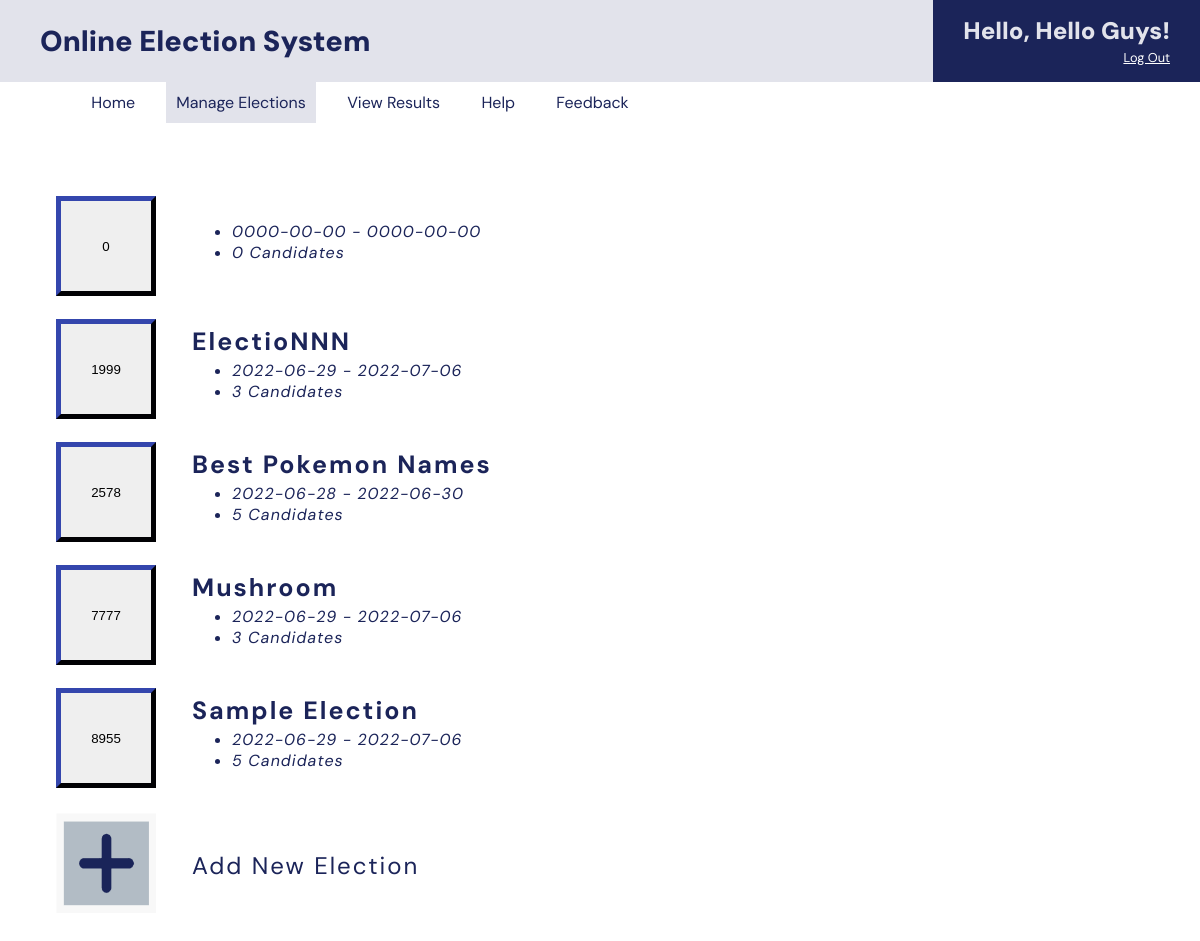
The page /includes/admin_manage_elections.php (signed in) on the database as committed earlier.
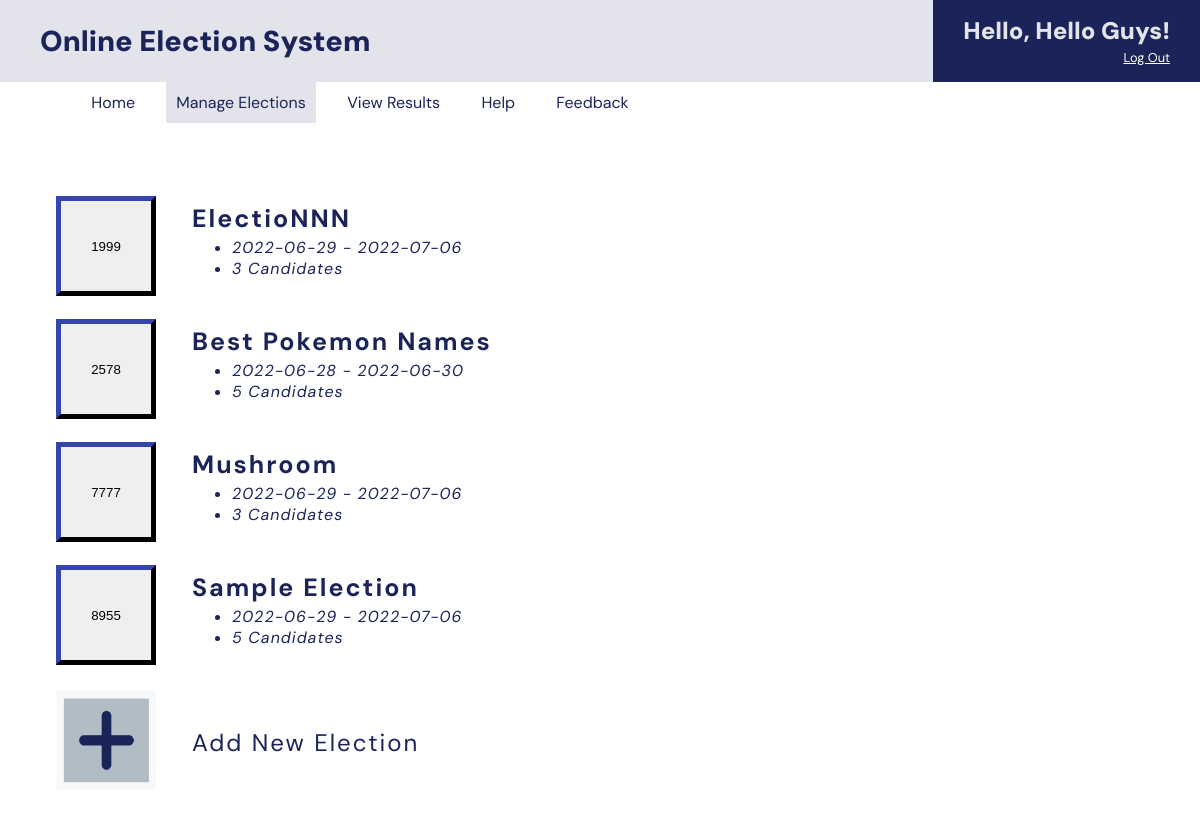
The same page on the database as committed later.
### tables this page shows
CREATE TABLE `elections_tbl` (
  `e_id` int(5) NOT NULL,
  `e_name` varchar(255) NOT NULL,
  `e_start` date NOT NULL,
  `e_end` date NOT NULL,
  `cand_count` int(1) NOT NULL,
  `e_owner` int(1) NOT NULL
);

### includes/admin_manage_elections.php (the view, shortened to what this page needs)
<?php
  include_once 'header.php';
	require_once 'dbh.inc.php';
  $access = $conn->prepare("select * from elections_tbl where e_owner = ?");
  $access->bind_param('i', $_SESSION['adminid']);
  $access->execute();
  $result = $access->get_result();
  $data = array();
  while ($row = $result->fetch_array()){
    $data[] = $row;
  }
?>
<form action="admin_manage_elections.php" method="post">
  <div class="template">
    <table>
      <?php foreach ($data as $row): ?>
        <tr>
          <td>
            <?php echo "<input value='" . $row['e_id'] . "'name='". $row['e_id'] . "'class='picture' type='submit' src='../img/addbtn.png' height='100' width='100'/>"; ?>
          </td>
          <td>
            <p class = "ename"><?php echo $row['e_name'];?></p>
            <ul class = "edesc">
                <li><?php echo $row['e_start'] . " - " . $row['e_end'];?></li>
                <li><?php echo $row['cand_count'] . " Candidates";?></li>
              </ul>
          </td>
      </tr>
      <?php endforeach ?>
    </div>
</form>
      <div class="template">
            <table>
              <tr>
                <td>
                  <a href="admin_new_election.php"><img class = "picture" type = "button" src="..\img\addbtn.png">
                </td>
                <td class="desc">
                  <p>Add New Election</p>
                </td>
              </tr>
          </div>

### includes/header.php (shortened to what this page needs)
<!DOCTYPE html>
<html lang="en">
<head>
    <link rel="stylesheet" href="../css/style.css?v=<?php echo time(); ?>">
</head>
<body id="entire">
       <div class="top">
           <div class="title">
               Online Election System
           </div>
           <div class="start">
                <?php
                if(isset($_SESSION['adminid'])) {
                    require_once 'dbh.inc.php';
                    $access = $conn->prepare("select concat('Hello, ', firstName,' ', lastName, '!') as 'name' from admin_tbl where id = ?");
                    $access->bind_param('i', $_SESSION['adminid']);
                    $access->execute();
                    $result = $access->get_result();
                    if ($result->num_rows > 0){
                        $data = $result -> fetch_assoc();
                        echo "<div class='greet'><p> ". $data['name']."</p><a href='log_out.php'class='log-out'>Log Out</a> </div>";
                    }
                } else if(isset($_SESSION['voterid'])){
                    require_once 'dbh.inc.php';
                    $access = $conn->prepare("select concat('Hello, ', firstName,' ', lastName, '!') as 'name' from voter_tbl where id = ?");
                    $access->bind_param('i', $_SESSION['voterid']);
                    $access->execute();
                    $result = $access->get_result();
                    if ($result->num_rows > 0){
                        $data = $result -> fetch_assoc();
                        echo "<div class='greet'><p> ". $data['name']."</p><a href='log_out.php'class='log-out'>Log Out</a> </div>";
                    }
                }else {
                    echo " <a href='voter_log.php'class='log-in'>Log In</a>";
                    echo "<a href='registration.php' class='reg'>Register</a>" ;
                }
                ?>
          </div>
        </div>
        <nav>
            <div class="main-nav">
                 <ul class="menu">
                      <li>
                           <a href="home.php">Home</a>
                      </li>
                    <?php
                        if(isset($_SESSION['adminid'])) {
                            echo "<li> <a href='admin_manage_elections.php' id='manage-elec'>Manage Elections</a></li>";
                            echo "<li> <a href='results.php'>View Results</a></li>";
							echo "<li> <a href='admin-help.php'>Help</a></li>";
							echo "<li> <a href='admin-contact.php'>Feedback</a></li>";
                        } else if (isset($_SESSION['voterid'])){
                            echo "<li> <a href='voting-page.php'>Vote</a></li>";
                            echo "<li> <a href='results.php'>View Results</a></li>";
                            echo "<li> <a href='help.php'>Help</a></li>";
							echo "<li> <a href='contact.php'>Contact Us</a></li>";
                        } else {
                            echo "<li><a id='admin-log'href='admin_log.php'>Administrator</a></li>";
                            echo "<li><a id='voter-log'href='voter_log.php'>Voter</a></li>";
							echo "<li> <a href='help.php'>Help</a></li>";
							echo "<li> <a href='contact.php'>Contact Us</a></li>";
                        }
                    ?>
                 </ul>
            </div>
        </nav>
</body>
</html>

### css/style.css (style rules this page uses)
:root { --dark-blue: #1b2459; --light-gray: #e2e3eb; --white: #ffffff; }
* { margin: 0; padding: 0; box-sizing: border-box; }
a { text-decoration: none; }
body { height: 100vh; font-family: "DM Sans", sans-serif; display: flex; flex-direction: column; }
.top { min-width: 100%; font-weight: 900; display: flex; justify-content: flex-end; align-items: center; color: var(--dark-blue); background-color: var(--light-gray); }
.title { font-size: 1.8rem; padding: 20px 0px 20px 40px; background-color: var(--light-gray); margin-right: auto; }
.start p { font-size: 1.5rem; }
.start .greet .log-out { font-size: 0.8rem; color:var(--white); text-decoration: underline; font-weight: 400; }
.start .greet { text-align: end; padding: 15px 30px 15px 30px; background-color: var(--dark-blue); color: var(--light-gray); }
.main-nav { background-color: var(--white); padding: 10px 0px 10px 60px; }
.menu { display: flex; justify-content: space-evenly; max-width: 75vh; }
.menu li { position: relative; list-style: none; }
.menu li a { color: var(--dark-blue); border: 10px solid transparent; }
.template { padding: 20px; }
.template .picture { margin: 11px 34px 10px 34px; border-width: thick; border-color: var(--dark-blue); width: 100px; height:100px; }
.template p { font-size: 24px; }
.template .desc { font-size: 16px; min-width: 100%; margin: 100px 34px 35px 31px; margin-right: auto; color: var(--dark-blue); letter-spacing: 2px; }
.template .ename { font-size: 25px; margin-right: auto; font-weight: bold; margin: -10px 0px 0px 0px; color: var(--dark-blue); letter-spacing: 2px; }
.template .edesc { font-size: 16px; min-width: 100%; font-style: italic; padding-top: 2px; padding-left: 40px; color: var(--dark-blue); letter-spacing: 1px; }

### includes/admin_manage_elections.php (style rules this page uses)
#manage-elec { color: #1b2459; border: 10px solid transparent; background-color: #e2e3eb; border-color: #e2e3eb; }

Rows that differ between the two databases and show on the page:
removed elections_tbl: e_id "0", e_start "0000-00-00", e_end "0000-00-00", cand_count "0"
